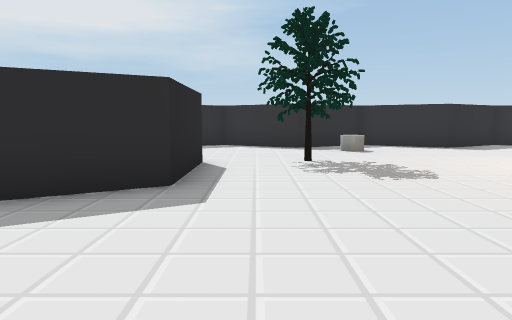
view 1 (above)

12 first-person views from a walk through a scene from a Unity 3-D project. The camera is 1.5 m above the floor, tilts 6° down and sees 70° across. The floor is counted in squares, 2 m on a side. Each view is taken from the middle of a square. On the plan, view 1 faces up. The plan holds only what a view shows up to about 11 squares ahead; the rest is blank. The place goes on beyond the plan. The player character is not drawn. Some surface patterns are stand-ins.

view 2
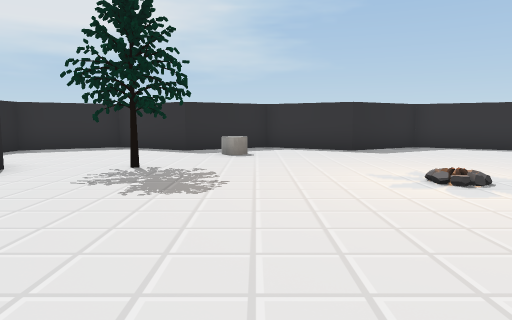

view 3
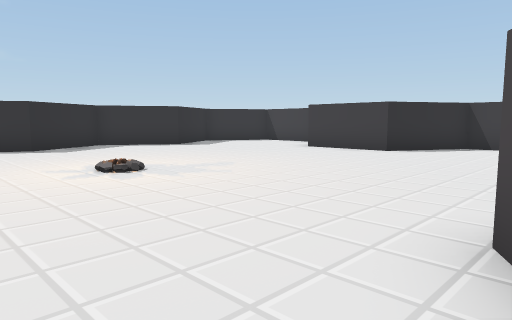

view 4
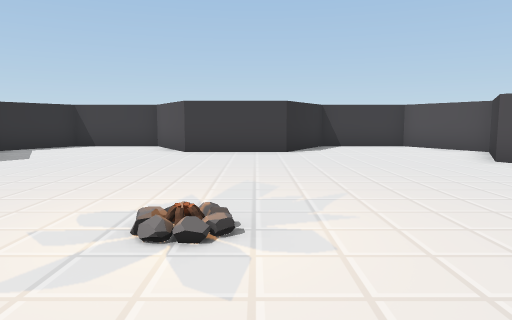

view 5
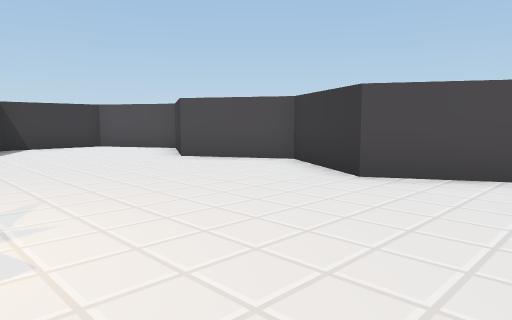

view 6
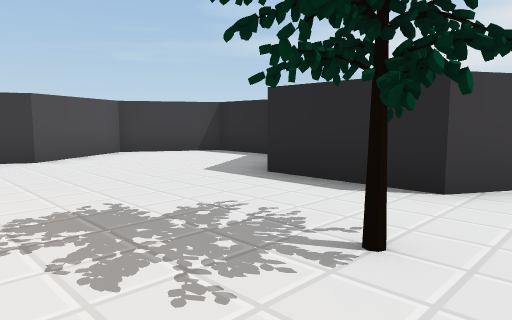

view 7
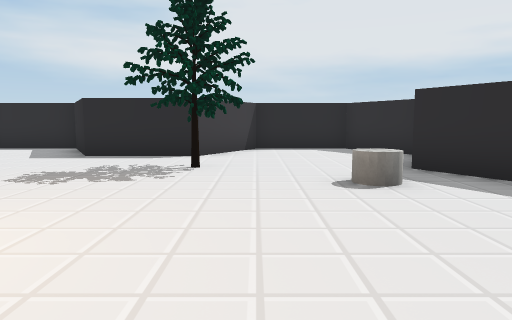

view 8
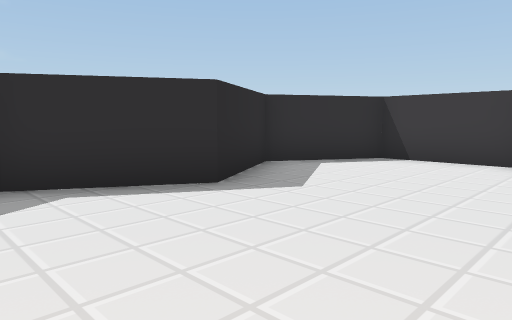

view 9
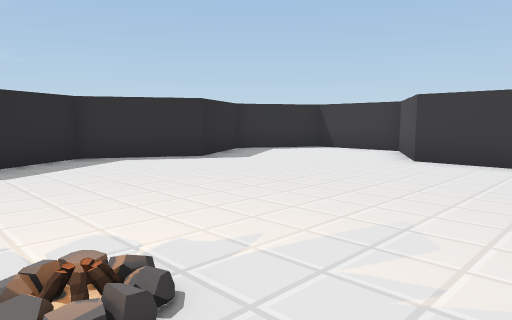

view 10
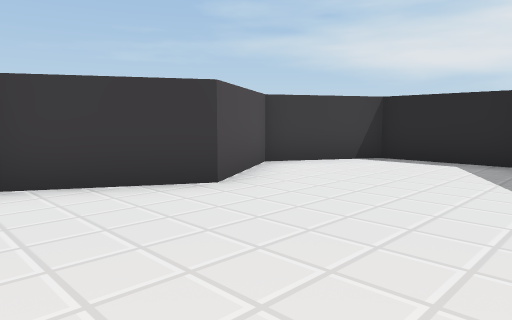

view 11
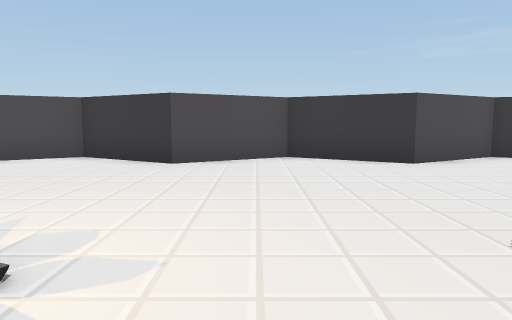

view 12
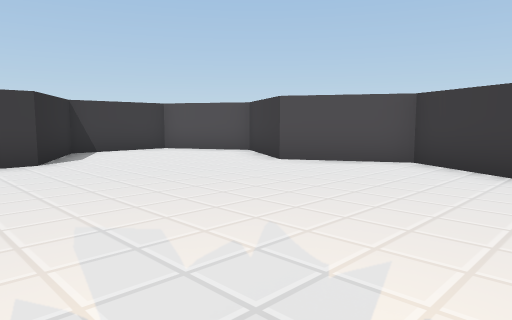

### Floor plan
Points are (right, up) in squares from view 1. A wall is a line through its corners. A room is listed if a view was taken in it or the views show most of it. See-through windows are left out.
Room 1 (views 1, 2, 3, 4, 5, 6, 7, 8, 9, 10, 11, 12)
walls: (5.5, 10.5) (3.3, 11.8) (1.2, 10.5) (-1, 11.7) (-3.2, 10.5) (-3.2, 8) (-1, 6.8) (-1, 4.2) (-3.2, 3) (-3.2, 0.5) (-1, -0.7) (1.2, 0.5) (3.3, -0.7) (5.5, 0.5) (7.7, -0.8) (9.8, 0.5) (12, -0.8) (14.2, 0.5) (14.2, 3) (12, 4.2) (12, 6.8) (14.2, 8) (14.2, 10.5) (12, 11.7) (9.8, 10.5) (7.7, 11.7) (5.5, 10.5)
objects: tree (1, 7); cylinder (3, 9)

Where each view was taken, in squares from view 1:
view 1: 0 up, 0 right, facing up
view 2: 1 up, 3 right, facing up
view 3: 0 up, 3 right, facing up-right
view 4: 5 up, 3 right, facing right
view 5: 5 up, 3 right, facing down-right
view 6: 8 up, 3 right, facing down-left
view 7: 8 up, 7 right, facing left
view 8: 7 up, 7 right, facing up-right
view 9: 4 up, 5 right, facing up-right
view 10: 4 up, 4 right, facing down-left
view 11: 7 up, 4 right, facing down
view 12: 6 up, 5 right, facing down-right
